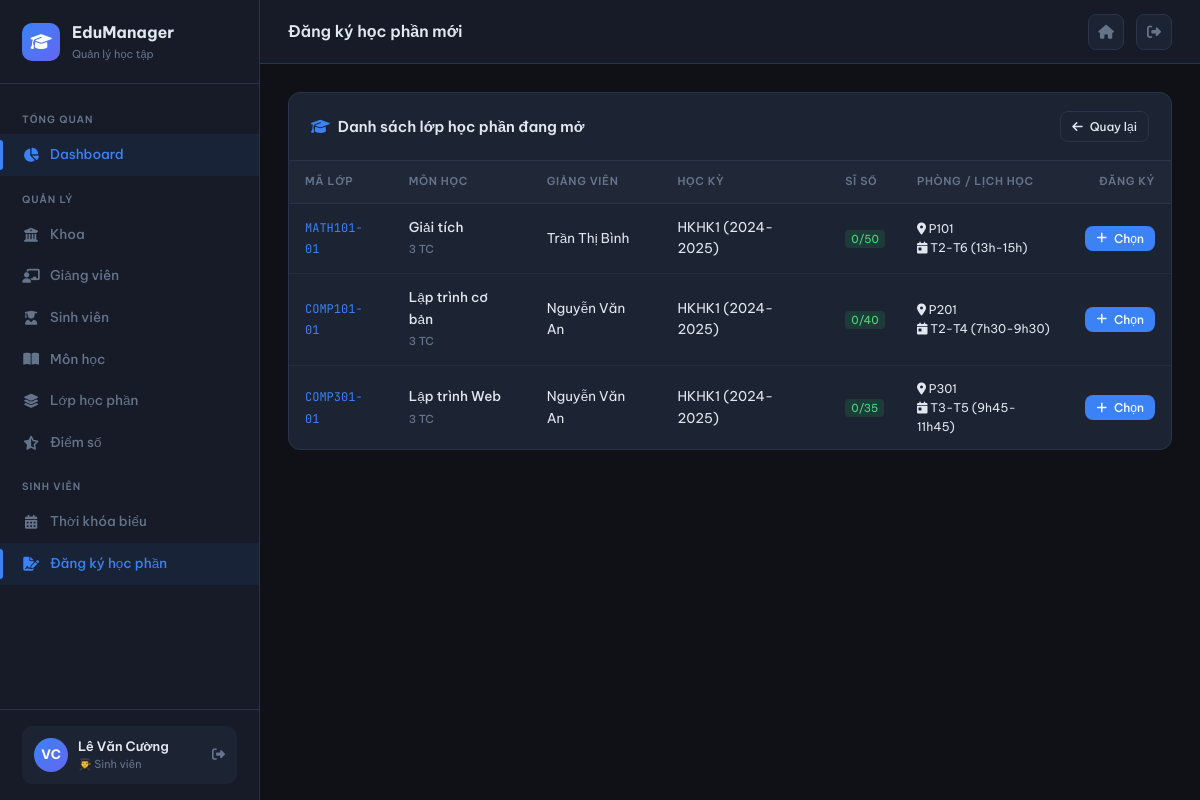
Screenshot of /dang-ky/moi (signed in) with the database file from the repository.
### tables this page shows
CREATE TABLE sinh_vien (
    ma_sv        VARCHAR(10)  PRIMARY KEY,
    user_id      INT          UNIQUE,
    ho_ten       VARCHAR(100) NOT NULL,
    email        VARCHAR(100) UNIQUE NOT NULL,
    ngay_sinh    DATE,
    gioi_tinh    ENUM('Nam','Nu','Khac') DEFAULT 'Nam',
    dia_chi      TEXT,
    ma_khoa      VARCHAR(10),
    lop          VARCHAR(20),
    nganh        VARCHAR(100),
    nam_nhap_hoc YEAR,
    trang_thai   ENUM('dang_hoc','tam_nghi','da_tot_nghiep') DEFAULT 'dang_hoc',
    created_at   TIMESTAMP DEFAULT CURRENT_TIMESTAMP,
    updated_at   TIMESTAMP DEFAULT CURRENT_TIMESTAMP ON UPDATE CURRENT_TIMESTAMP,
    FOREIGN KEY (ma_khoa)  REFERENCES khoa(ma_khoa) ON DELETE SET NULL,
    FOREIGN KEY (user_id)  REFERENCES users(id) ON DELETE SET NULL
);

CREATE TABLE lop_hoc_phan (
    ma_lop     VARCHAR(20)  PRIMARY KEY,
    ma_mon     VARCHAR(10),
    ma_gv      VARCHAR(10),
    hoc_ky     VARCHAR(10)  NOT NULL,
    nam_hoc    VARCHAR(9)   NOT NULL,
    si_so_max  INT          DEFAULT 40,
    si_so_hien INT          DEFAULT 0,
    phong_hoc  VARCHAR(20),
    lich_hoc   VARCHAR(100),
    trang_thai ENUM('mo','dong','ket_thuc') DEFAULT 'mo',
    created_at TIMESTAMP    DEFAULT CURRENT_TIMESTAMP,
    FOREIGN KEY (ma_mon) REFERENCES mon_hoc(ma_mon) ON DELETE CASCADE,
    FOREIGN KEY (ma_gv)  REFERENCES giang_vien(ma_gv) ON DELETE SET NULL
);

CREATE TABLE mon_hoc (
    ma_mon         VARCHAR(10)  PRIMARY KEY,
    ten_mon        VARCHAR(150) NOT NULL,
    tin_chi        TINYINT      NOT NULL DEFAULT 3,
    ma_khoa        VARCHAR(10),
    mon_tien_quyet VARCHAR(10),
    mo_ta          TEXT,
    created_at     TIMESTAMP    DEFAULT CURRENT_TIMESTAMP,
    FOREIGN KEY (ma_khoa)        REFERENCES khoa(ma_khoa) ON DELETE SET NULL,
    FOREIGN KEY (mon_tien_quyet) REFERENCES mon_hoc(ma_mon) ON DELETE SET NULL
);

CREATE TABLE giang_vien (
    ma_gv       VARCHAR(10)  PRIMARY KEY,
    user_id     INT          UNIQUE,
    ho_ten      VARCHAR(100) NOT NULL,
    email       VARCHAR(100) UNIQUE NOT NULL,
    ma_khoa     VARCHAR(10),
    hoc_vi      ENUM('Cu nhan','Thac si','Tien si','Pho giao su','Giao su') DEFAULT 'Thac si',
    dien_thoai  VARCHAR(15),
    created_at  TIMESTAMP    DEFAULT CURRENT_TIMESTAMP,
    FOREIGN KEY (ma_khoa)  REFERENCES khoa(ma_khoa) ON DELETE SET NULL,
    FOREIGN KEY (user_id)  REFERENCES users(id) ON DELETE SET NULL
);

### views/dang_ky/form.php (the view, shortened to what the rows shown need)
<div class="card">
  <div class="card-header">
    <span class="card-title">
      <i class="fas fa-graduation-cap" style="color:var(--clr-accent)"></i>
      Danh sách lớp học phần đang mở
    </span>
    <a href="<?= BASE_URL ?>/dang-ky" class="btn btn-secondary btn-sm">
      <i class="fas fa-arrow-left"></i> Quay lại
    </a>
  </div>
  <div class="table-wrapper">
    <table>
      <thead>
        <tr>
          <th>Mã Lớp</th>
          <th>Môn học</th>
          <th>Giảng viên</th>
          <th>Học kỳ</th>
          <th>Sĩ số</th>
          <th>Phòng / Lịch học</th>
          <th style="text-align:right">Đăng ký</th>
        </tr>
      </thead>
      <tbody>
        <?php foreach ($openLops as $lop): ?>
        <tr>
          <td><span class="mono"><?= htmlspecialchars($lop['ma_lop']) ?></span></td>
          <td style="font-weight:500">
            <?= htmlspecialchars($lop['ten_mon']) ?><br>
            <span style="font-size:11px;color:var(--clr-muted)"><?= $lop['tin_chi'] ?> TC</span>
          </td>
          <td><?= htmlspecialchars($lop['ten_gv'] ?: '—') ?></td>
          <td>HK<?= htmlspecialchars($lop['hoc_ky']) ?> (<?= htmlspecialchars($lop['nam_hoc']) ?>)</td>
          <td>
            <span class="<?= $lop['si_so_hien'] >= $lop['si_so_max'] ? 'badge-red' : 'badge-green' ?>" style="font-size:11px; padding: 2px 6px; border-radius: 4px;">
              <?= $lop['si_so_hien'] ?>/<?= $lop['si_so_max'] ?>
            </span>
          </td>
          <td>
            <div style="font-size:12px">
              <i class="fas fa-location-dot"></i> <?= htmlspecialchars($lop['phong_hoc'] ?: '—') ?><br>
              <i class="fas fa-calendar-day"></i> <?= htmlspecialchars($lop['lich_hoc'] ?: '—') ?>
            </div>
          </td>
          <td>
            <div style="display:flex;gap:6px;justify-content:flex-end">
              <?php if ($lop['si_so_hien'] < $lop['si_so_max']): ?>
              <form action="<?= BASE_URL ?>/dang-ky/store" method="POST">
                <button type="submit" class="btn btn-primary btn-sm">
                  <i class="fas fa-plus"></i> Chọn
                </button>
              </form>
              <?php else: ?>
                <button class="btn btn-secondary btn-sm" disabled style="opacity:0.5; cursor:not-allowed">
                  <i class="fas fa-ban"></i> Đầy
                </button>
              <?php endif; ?>
            </div>
          </td>
        </tr>
        <?php endforeach; ?>
      </tbody>
    </table>
  </div>
</div>

### core/Router.php (shortened to what the rows shown need)
<?php
class Router {
    private array $routes = [];
    public function get(string $path, string $controller, string $method): void {
        $this->routes['GET'][$path] = [$controller, $method];
    }
    public function post(string $path, string $controller, string $method): void {
        $this->routes['POST'][$path] = [$controller, $method];
    }
    public function dispatch(): void {
        $method = $_SERVER['REQUEST_METHOD'];
        $uri    = parse_url($_SERVER['REQUEST_URI'], PHP_URL_PATH);
        $basePath = parse_url(BASE_URL, PHP_URL_PATH);
        if ($basePath && str_starts_with($uri, $basePath)) {
            $uri = substr($uri, strlen($basePath));
        }
        $uri = '/' . ltrim($uri, '/');
        foreach ($this->routes[$method] ?? [] as $route => $handler) {
            $pattern = preg_replace('/\/:([^\/]+)/', '/([^/]+)', $route);
            $pattern = '#^' . $pattern . '$#';
            if (preg_match($pattern, $uri, $matches)) {
                array_shift($matches);
                [$controllerName, $action] = $handler;
                $ctrl = new $controllerName();
                $ctrl->$action(...$matches);
                return;
            }
        }
    }
}

### views/layout/main.php (shortened to what the rows shown need)
<!DOCTYPE html>
<html lang="vi">
<head>
<link rel="stylesheet" href="https://cdnjs.cloudflare.com/ajax/libs/font-awesome/6.5.0/css/all.min.css">
</head>
<body>
<?php
$currentUri = parse_url($_SERVER['REQUEST_URI'], PHP_URL_PATH);
$basePath   = parse_url(BASE_URL, PHP_URL_PATH) ?? '';
$path       = str_replace($basePath, '', $currentUri);
$path       = '/' . ltrim($path, '/');
function navActive(string $prefix, string $path): string {
    return str_starts_with($path, $prefix) ? 'active' : '';
}
$user = $_SESSION['user'] ?? [];
$initials = implode('', array_map(fn($w) => mb_strtoupper(mb_substr($w, 0, 1)),
    array_slice(explode(' ', $user['ho_ten'] ?? 'U'), -2)));
?>
<aside class="sidebar" id="sidebar">
  <div class="sidebar-logo">
    <div class="logo-icon"><i class="fas fa-graduation-cap"></i></div>
    <div>
      <div class="logo-text"><?= APP_NAME ?></div>
      <div class="logo-sub">Quản lý học tập</div>
    </div>
  </div>
  <nav class="sidebar-nav">
    <div class="nav-section-title">Tổng quan</div>
    <a href="<?= BASE_URL ?>/dashboard" class="nav-item <?= navActive('/dashboard', $path) ?: navActive('/', $path) ?>">
      <i class="fas fa-chart-pie"></i> Dashboard
    </a>
    <div class="nav-section-title">Quản lý</div>
    <a href="<?= BASE_URL ?>/khoa" class="nav-item <?= navActive('/khoa', $path) ?>">
      <i class="fas fa-building-columns"></i> Khoa
    </a>
    <a href="<?= BASE_URL ?>/giang-vien" class="nav-item <?= navActive('/giang-vien', $path) ?>">
      <i class="fas fa-chalkboard-user"></i> Giảng viên
    </a>
    <a href="<?= BASE_URL ?>/sinh-vien" class="nav-item <?= navActive('/sinh-vien', $path) ?>">
      <i class="fas fa-user-graduate"></i> Sinh viên
    </a>
    <a href="<?= BASE_URL ?>/mon-hoc" class="nav-item <?= navActive('/mon-hoc', $path) ?>">
      <i class="fas fa-book-open"></i> Môn học
    </a>
    <a href="<?= BASE_URL ?>/lop-hoc-phan" class="nav-item <?= navActive('/lop-hoc-phan', $path) ?>">
      <i class="fas fa-layer-group"></i> Lớp học phần
    </a>
    <a href="<?= BASE_URL ?>/diem-so" class="nav-item <?= navActive('/diem-so', $path) ?>">
      <i class="fas fa-star-half-stroke"></i> Điểm số
    </a>
    <?php
    $role = $_SESSION['user']['role'] ?? '';
    if (in_array($role, ['sinh_vien', 'giang_vien', 'admin'])):
    ?>
    <div class="nav-section-title">
        <?php
        if ($role === 'sinh_vien') echo 'Sinh viên';
        elseif ($role === 'giang_vien') echo 'Giảng viên';
        else echo 'Hệ thống';
        ?>
    </div>
    <a href="<?= BASE_URL ?>/thoi-khoa-bieu" class="nav-item <?= navActive('/thoi-khoa-bieu', $path) ?>">
        <i class="fas fa-calendar-alt"></i>
        <?php
        if ($role === 'sinh_vien') echo 'Thời khóa biểu';
        elseif ($role === 'giang_vien') echo 'Lịch giảng dạy';
        else echo 'Quản lý lịch học';
        ?>
    </a>
    <?php endif; ?>
    <?php if ($role === 'sinh_vien'): ?>
    <a href="<?= BASE_URL ?>/dang-ky" class="nav-item <?= navActive('/dang-ky', $path) ?>">
      <i class="fas fa-file-signature"></i> Đăng ký học phần
    </a>
    <?php endif; ?>
  </nav>
  <div class="sidebar-footer">
    <a href="<?= BASE_URL ?>/auth/logout" class="user-card">
      <div class="user-avatar"><?= htmlspecialchars($initials) ?></div>
      <div class="user-info">
        <div class="user-name"><?= htmlspecialchars($user['ho_ten'] ?? '') ?></div>
        <div class="user-role"><?= match($user['role'] ?? '') {
          'admin' => '⚙ Quản trị viên',
          'giang_vien' => '👨‍🏫 Giảng viên',
          default => '👨‍🎓 Sinh viên'
        } ?></div>
      </div>
      <i class="fas fa-sign-out-alt" style="margin-left:auto;color:var(--clr-muted);font-size:13px"></i>
    </a>
  </div>
</aside>
<div class="main-wrapper">
  <header class="topbar">
    <div style="display:flex;align-items:center;gap:12px">
      <span class="topbar-title"><?= htmlspecialchars($pageTitle ?? '') ?></span>
    </div>
    <div class="topbar-actions">
      <a href="<?= BASE_URL ?>/dashboard" class="topbar-btn" title="Dashboard">
        <i class="fas fa-home"></i>
      </a>
      <a href="<?= BASE_URL ?>/auth/logout" class="topbar-btn" title="Đăng xuất">
        <i class="fas fa-sign-out-alt"></i>
      </a>
    </div>
  </header>
  <main class="page-content">
    <?php
      $viewFile = BASE_PATH . "/views/{$content_view}.php";
      if (file_exists($viewFile)) require $viewFile;
    ?>
  </main>
</div>
</body>
</html>

### rows the page displays
sinh_vien: ho_ten "VC", ho_ten "Lê Văn Cường"
lop_hoc_phan: ma_lop "MATH101-01", ma_mon.ten_mon "Giải tích", ma_mon.tin_chi "3", ma_gv.ho_ten "Trần Thị Bình", hoc_ky "HK1", nam_hoc "2024-2025", si_so_hien "0", si_so_max "50", phong_hoc "P101", lich_hoc "T2-T6 (13h-15h)"
lop_hoc_phan: ma_lop "COMP101-01", ma_mon.ten_mon "Lập trình cơ bản", ma_mon.tin_chi "3", ma_gv.ho_ten "Nguyễn Văn An", hoc_ky "HK1", nam_hoc "2024-2025", si_so_hien "0", si_so_max "40", phong_hoc "P201", lich_hoc "T2-T4 (7h30-9h30)"
lop_hoc_phan: ma_lop "COMP301-01", ma_mon.ten_mon "Lập trình Web", ma_mon.tin_chi "3", ma_gv.ho_ten "Nguyễn Văn An", hoc_ky "HK1", nam_hoc "2024-2025", si_so_hien "0", si_so_max "35", phong_hoc "P301", lich_hoc "T3-T5 (9h45-11h45)"
